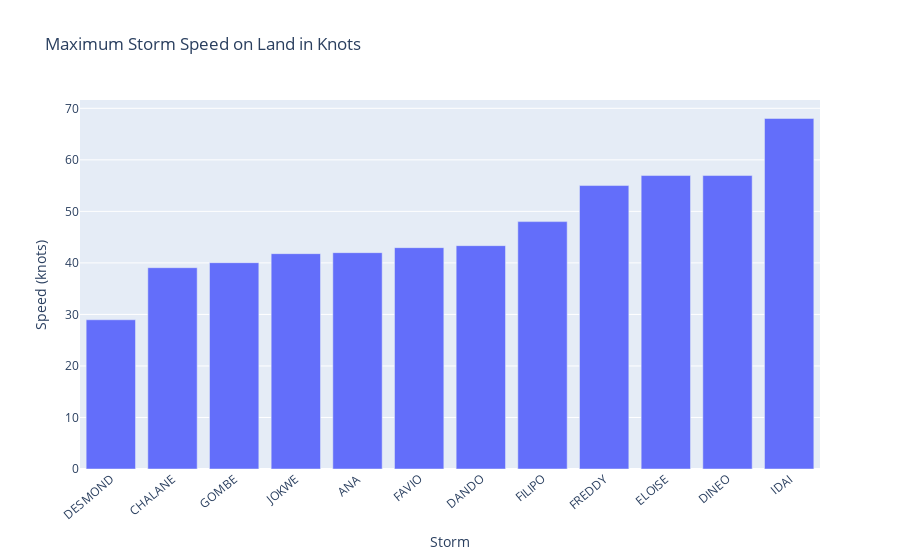

Source (notebook cell):
### Code cell
# Sort the values by speed_knots in ascending order
df_sorted = storm_max_ws.sort_values(by="speed_knots", ascending=True)

fig = px.bar(
    df_sorted,
    x="storm",
    y="speed_knots",
    title="Maximum Storm Speed on Land in Knots",
    labels={"storm": "Storm", "speed_knots": "Speed (knots)"},
)
fig.update_layout(xaxis={"categoryorder": "total ascending", "tickangle": -40})

fig.show()

### Figure 1 — Plotly figure (JSON) as saved in the notebook; plotly's stock layout.template omitted (floating-point values rounded to 4 significant figures)
{"data": [{"alignmentgroup": "True", "hovertemplate": "Storm=%{x}<br>Speed (knots)=%{y}<extra></extra>", "legendgroup": "", "marker": {"color": "#636efa", "pattern": {"shape": ""}}, "name": "", "offsetgroup": "", "orientation": "v", "showlegend": false, "textposition": "auto", "type": "bar", "x": ["DESMOND", "CHALANE", "GOMBE", "JOKWE", "ANA", "FAVIO", "DANDO", "FILIPO", "FREDDY", "ELOISE", "DINEO", "IDAI"], "xaxis": "x", "y": [28.96, 39.07, 40.04, 41.79, 41.99, 42.96, 43.35, 48.01, 55.01, 56.95, 56.95, 68.03], "yaxis": "y"}], "layout": {"barmode": "relative", "legend": {"tracegroupgap": 0}, "title": {"text": "Maximum Storm Speed on Land in Knots"}, "xaxis": {"anchor": "y", "categoryorder": "total ascending", "domain": [0, 1], "tickangle": -40, "title": {"text": "Storm"}}, "yaxis": {"anchor": "x", "domain": [0, 1], "title": {"text": "Speed (knots)"}}}}
